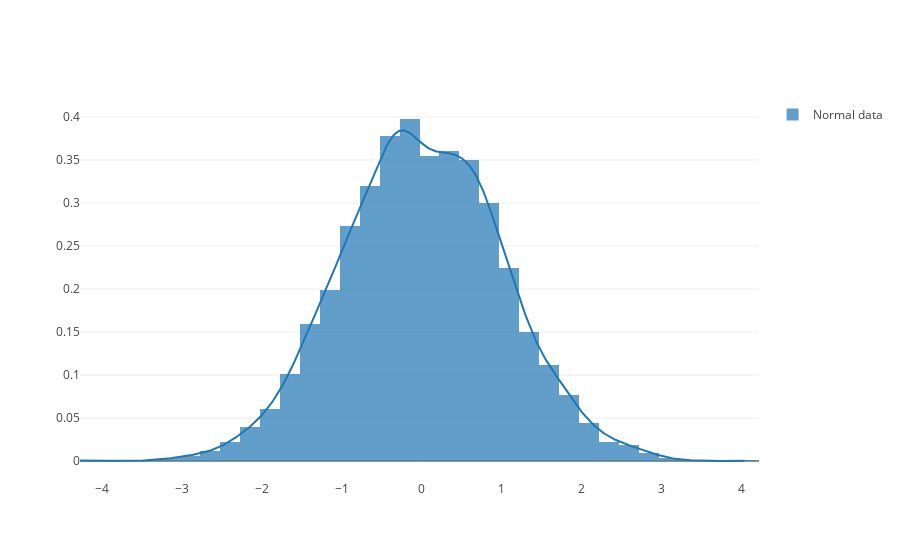

The code cell stored with this chart in its notebook:
### Markdown cell above
## Normal Distributions

You've probably heard the term 'bell curve' at some point. This is *the* normal distribution! It's an ideal model for any normally distributed dataset. 

Using the NumPy random module, let's generate a normal distribution by looking at the histogram of 5000 randomly generated numbers.

### Code cell
norm = np.random.randn(5000)

hist_norm = [norm]
labels = ['Normal data']

fig = ff.create_distplot(hist_norm, labels, show_rug=False, bin_size=.25)
py.iplot(fig)

### Figure 1 — Plotly figure (JSON) as saved in the notebook; plotly's stock layout.template omitted (floating-point values rounded to 4 significant figures; data arrays with more than 128 entries replaced by an {"elided": "..."} marker saying what was removed)
{"data": [{"autobinx": false, "histnorm": "probability density", "legendgroup": "Normal data", "marker": {"color": "rgb(31, 119, 180)"}, "name": "Normal data", "opacity": 0.7, "type": "histogram", "x": {"elided": "5000 float values"}, "xaxis": "x1", "xbins": {"end": 4.054, "size": 0.25, "start": -4.281}, "yaxis": "y1"}, {"legendgroup": "Normal data", "marker": {"color": "rgb(31, 119, 180)"}, "mode": "lines", "name": "Normal data", "showlegend": false, "type": "scatter", "x": {"elided": "500 float values"}, "xaxis": "x1", "y": {"elided": "500 float values"}, "yaxis": "y1"}], "layout": {"barmode": "overlay", "hovermode": "closest", "legend": {"traceorder": "reversed"}, "xaxis1": {"anchor": "y2", "domain": [0, 1], "zeroline": false}, "yaxis1": {"anchor": "free", "domain": [0, 1], "position": 0}}}
